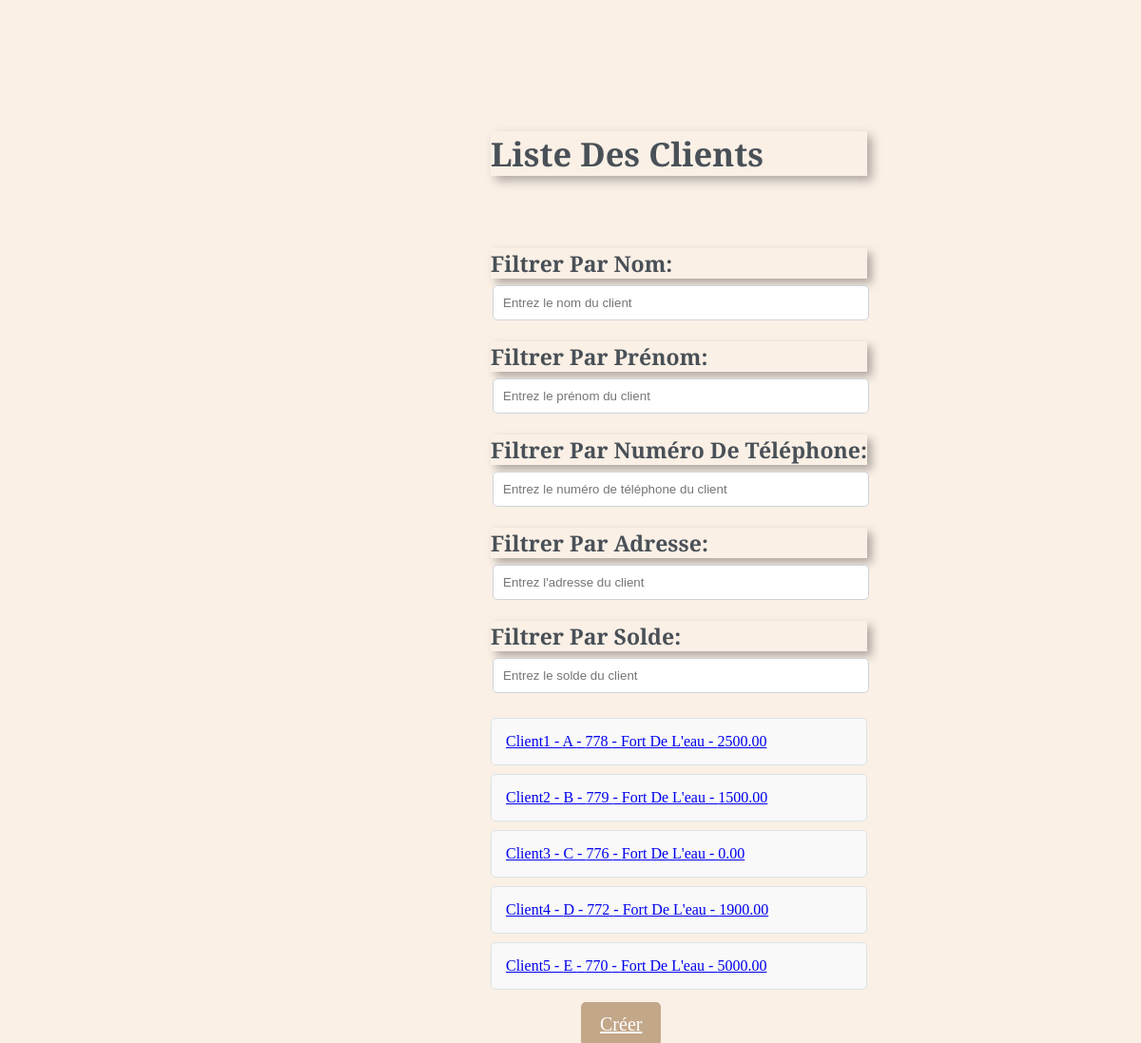
Screenshot of /firstapp/clients/ with the database file from the repository.
### firstapp/models.py (models this page shows, shortened)
class Client (models.Model):
    codeC = models.AutoField(primary_key=True)
    NomC = models.CharField(max_length=25)
    PrenomC = models.CharField(max_length=25)
    TelC = models.IntegerField(unique=True)
    AdressC = models.CharField(max_length=50)
    SoldeC = models.DecimalField(max_digits=10 , decimal_places=2)

### firstapp/views.py (the view)
# urls.py: path('clients/', client_list, name='client_list'),
def client_list(request):
    clients = Client.objects.all()
    return render(request, 'client/client_list.html', {'clients': clients})

### firstapp/Templates/Client/client_list.html (shortened to what this page needs)
<!DOCTYPE html>
<html lang="en">
<head>
</head>
<body>
{% block content %}
 <b> <h2>Liste des clients</h2> </b> <br>
  <label for="filterNom">Filtrer par nom:</label>
  <input type="text" id="filterNom" onkeyup="filterClients()" placeholder="Entrez le nom du client">
<br>
  <label for="filterPrenom">Filtrer par prénom:</label>
  <input type="text" id="filterPrenom" onkeyup="filterClients()" placeholder="Entrez le prénom du client">
  <br>
  <label for="filterTel">Filtrer par numéro de téléphone:</label>
  <input type="tel" id="filterTel" onkeyup="filterClients()" placeholder="Entrez le numéro de téléphone du client">
  <br>
  <label for="filterAdresse">Filtrer par adresse:</label>
  <input type="text" id="filterAdresse" onkeyup="filterClients()" placeholder="Entrez l'adresse du client">
  <br>
  <label for="filterSolde">Filtrer par solde:</label>
  <input type="number" id="filterSolde" onkeyup="filterClients()" placeholder="Entrez le solde du client">
  <br>
  <ul id="clientList">
    {% for client in clients %}
      <li data-nom="{{ client.NomC }}" data-prenom="{{ client.PrenomC }}" data-tel="{{ client.TelC }}" data-adresse="{{ client.AdressC }}" data-solde="{{ client.SoldeC }}">
        <a href="{% url 'client_detail' client.codeC %}">{{ client.NomC }} - {{ client.PrenomC }} - {{ client.TelC }} - {{ client.AdressC }} - {{ client.SoldeC }}</a>
      </li>
    {% endfor %}
  </ul>
  <a class="btn-create" href="{% url 'client_create' %}">Créer</a>
{% endblock %}
</body>
</html>

### firstapp/Templates/Client/client_list.html (style rules this page uses)
body { position: absolute; top: 10%; left: 43%; font-size: 23px; font-family: 'Cormorant Upright', serif; background-color: #faf0e6; color: white; box-sizing:border-box; margin: 0%; padding: 0; transition:all 0.5s cubic-bezier(.43,1.1,.62,1.08); text-transform: capitalize; }
h2 { color: #495057; box-shadow: 5px 5px 10px rgba(0, 0, 0, 0.3); }
label { font-weight: bold; display: block; margin-top: 15px; color: #495057; box-shadow: 5px 5px 10px rgba(0, 0, 0, 0.3); }
input { padding: 10px; margin: 7px 2px; border: 1px solid #ced4da; border-radius: 5px; width: 100%; box-sizing: border-box; }
ul { list-style-type: none; padding: 0; margin-top: 20px; }
li { border: 1px solid #dee2e6; margin-top: -1px; background-color: #f9f9f9; padding: 15px; text-decoration: none; font-size: 16px; color: #495057; display: block; transition: 0.3s; border-radius: 5px; margin-bottom: 10px; }
.btn-create { background-color: #c2a789; color: #fff; padding: 12px 20px; font-size: 20px; border: none; position: relative; left: 95px; cursor: pointer; border-radius: 5px; transition: background-color 0.3s ease; font-family: 'Cormorant Upright', serif; }

### rows the page displays
Client: NomC "Client1", PrenomC "A", TelC "778", AdressC "Fort De L'eau", SoldeC "2500.00"
Client: NomC "Client2", PrenomC "B", TelC "779", AdressC "Fort De L'eau", SoldeC "1500.00"
Client: NomC "Client3", PrenomC "C", TelC "776", AdressC "Fort De L'eau", SoldeC "0.00"
Client: NomC "Client4", PrenomC "D", TelC "772", AdressC "Fort De L'eau", SoldeC "1900.00"
Client: NomC "Client5", PrenomC "E", TelC "770", AdressC "Fort De L'eau", SoldeC "5000.00"
